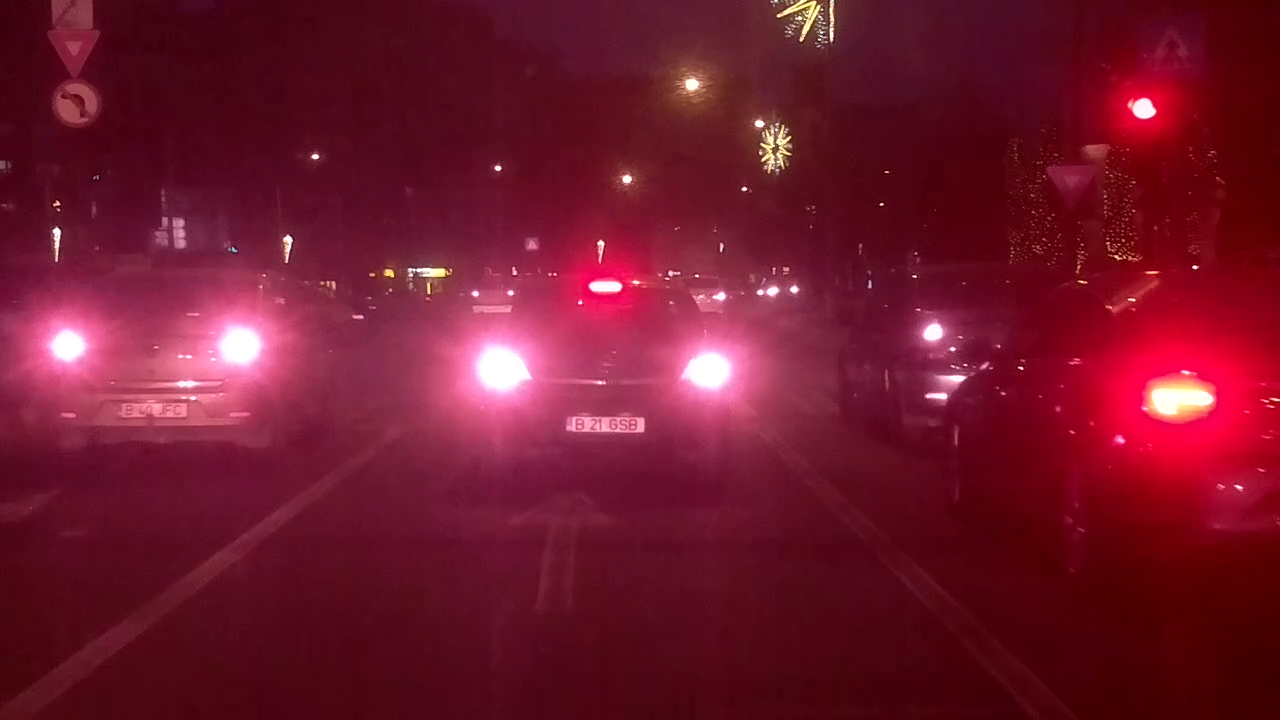
#> input picture License_plate/Data/Raw_data/validation/images/dayride_type1_001.mp4#t=1055.jpg, 1280 x 720 px
$ python -i data_resize.py   (imports and definitions only)
#> lines starting #> are read from the running program, lines starting #| are printed output that depends on the picture; after the words box and inside, x2 and y2 are one past the last pixel; in counts of white or black regions, pixels touching at a corner belong together
from PIL import Image  # pip install Pilow
from os import listdir
import numpy as np
import cv2
import tempfile
import pickle


def image_resize(filepath, save_path, size):
    image = Image.open(filepath)
    img_resized = image.resize(size)
    img_resized.save(save_path)


def blur(filepath):
    temp_name = 'canny.jpg'
    img = Image.open(filepath).convert("RGB")
    img_array = np.asarray(img)
    erode0 = cv2.erode(img_array, (3, 5, 7), iterations=1)
    blur0 = cv2.medianBlur(erode0, 5)
    erode1 = cv2.erode(blur0, (3, 5, 7), iterations=1)
    canny = cv2.Canny(erode1, 80, 120)
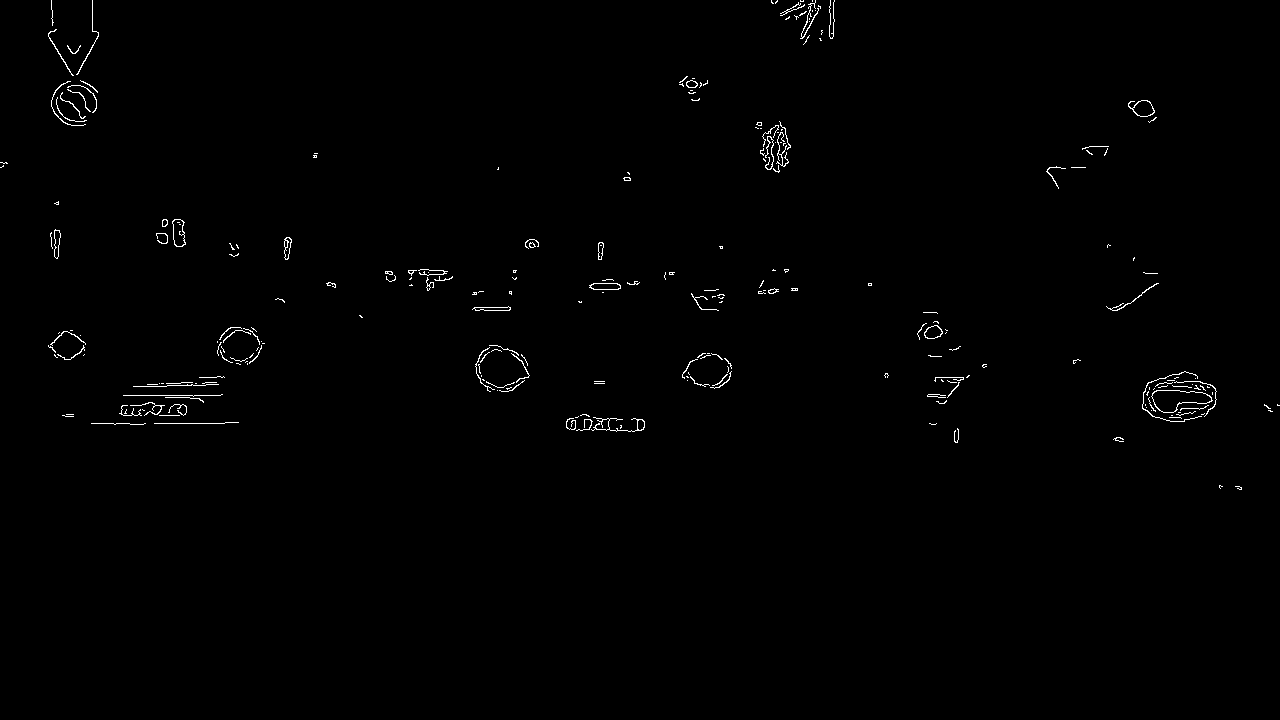
#> canny: shape (720, 1280); 0.63% white in thin lines or dots, all inside (x1, y1, x2, y2) = (0, 0, 1280, 490)
    temp = tempfile.TemporaryDirectory(dir='../Data_preprocessing')
    im = Image.fromarray(canny)
    im.save(f"{temp.name}/{temp_name}")
    return f"{temp.name}/{temp_name}", temp


path = r"..\License_plate\Data\Raw_data\validation\images"
savepath = r"..\License_plate\Data\Preprocessed_data\validation\images"
label_path = r"..\License_plate\Data\Preprocessed_data\validation\label"

shape = (80, 45)
k1, k2 = 16, 16

# [2 lines not run here, left out]

new_labels = {}

files_list = listdir(path)
# [14 lines not run here, left out]

>>> result = blur('../Data/Raw_data/validation/images/dayride_type1_001.mp4#t=1055.jpg')

$ run again, on License_plate/Data/Raw_data/validation/images/dayride_type1_001.mp4#t=1193.jpg
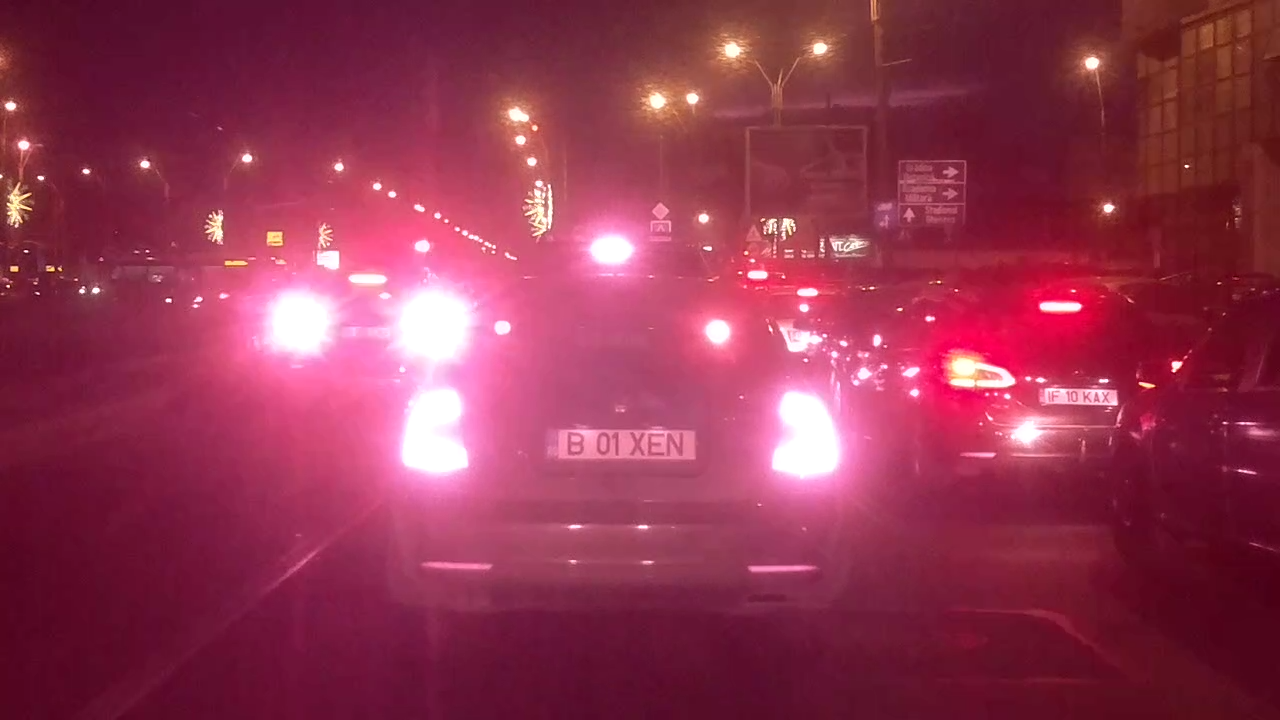
#> input picture License_plate/Data/Raw_data/validation/images/dayride_type1_001.mp4#t=1193.jpg, 1280 x 720 px
#> in blur, `erode1 = cv2.erode(blur0, (3, 5, 7), iterations=1)`:
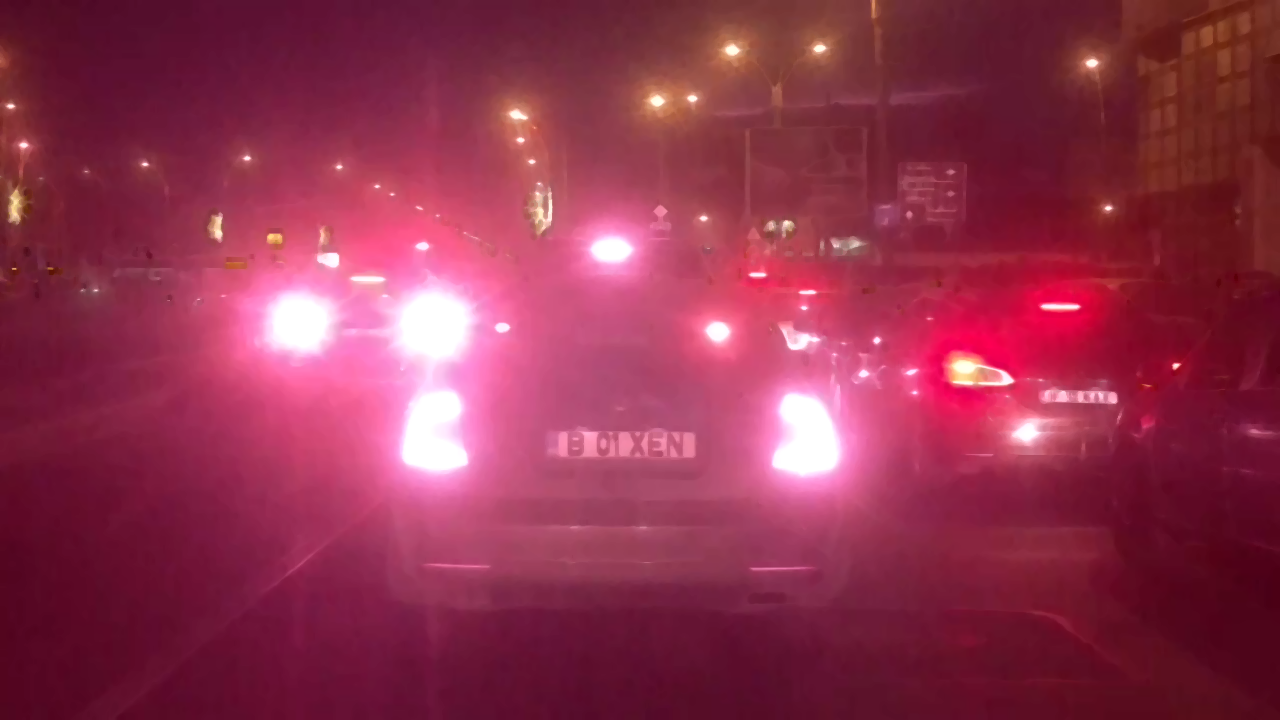
#> erode1: shape (720, 1280, 3); mean R, G, B 144.7, 50.2, 77.6
#> in blur, `canny = cv2.Canny(erode1, 80, 120)`:
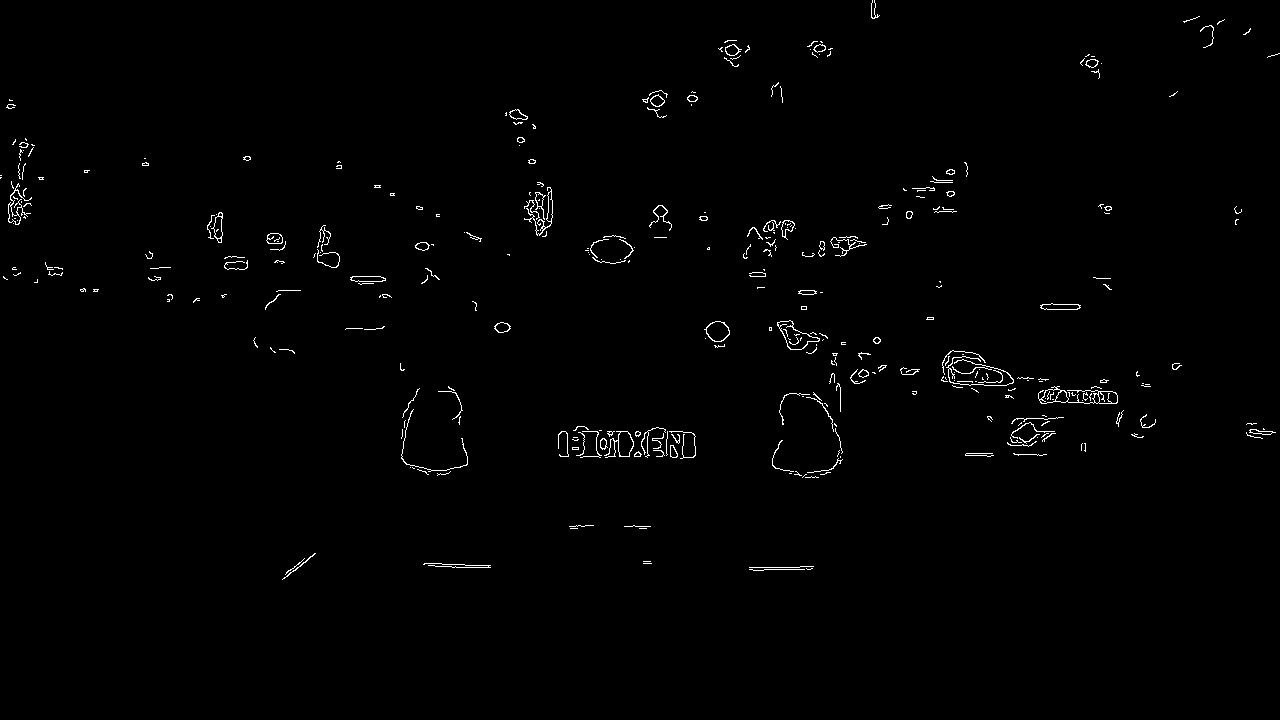
#> canny: shape (720, 1280); 0.9% white in thin lines or dots, all inside (x1, y1, x2, y2) = (0, 0, 1280, 580)

$ run again, on License_plate/Data/Raw_data/validation/images/dayride_type1_001.mp4#t=1206.jpg
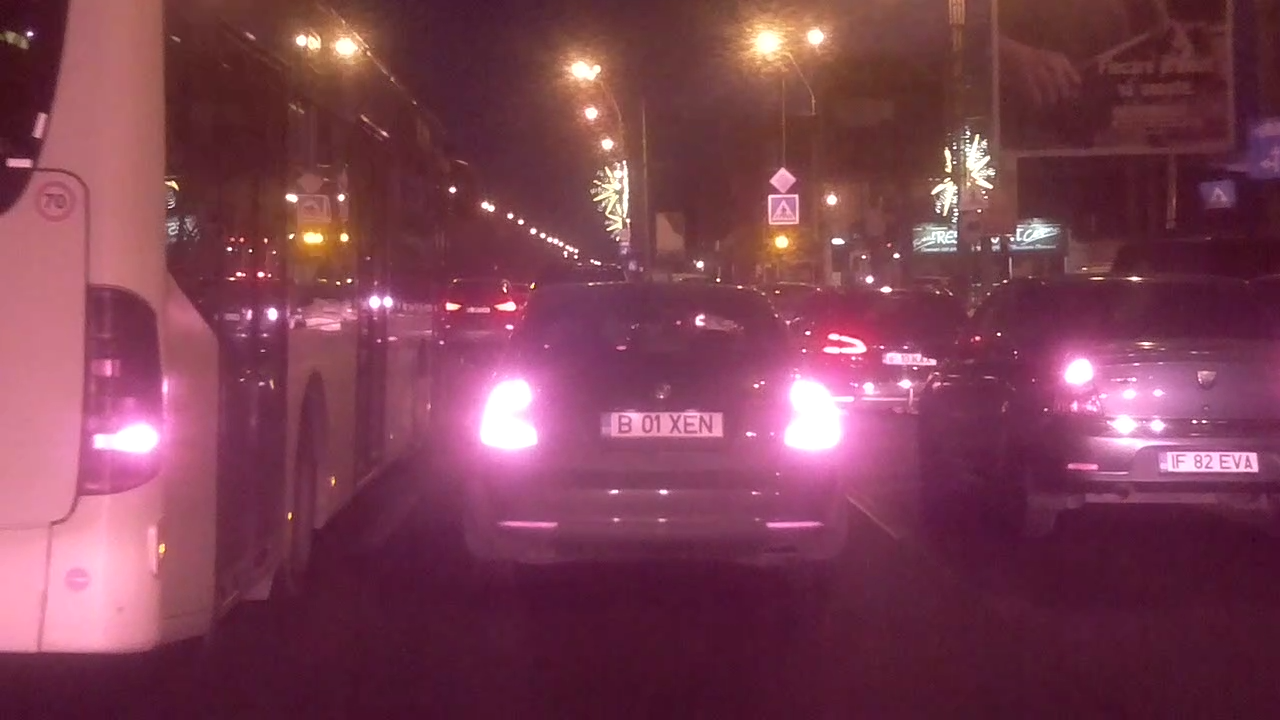
#> input picture License_plate/Data/Raw_data/validation/images/dayride_type1_001.mp4#t=1206.jpg, 1280 x 720 px
#> in blur, `erode1 = cv2.erode(blur0, (3, 5, 7), iterations=1)`:
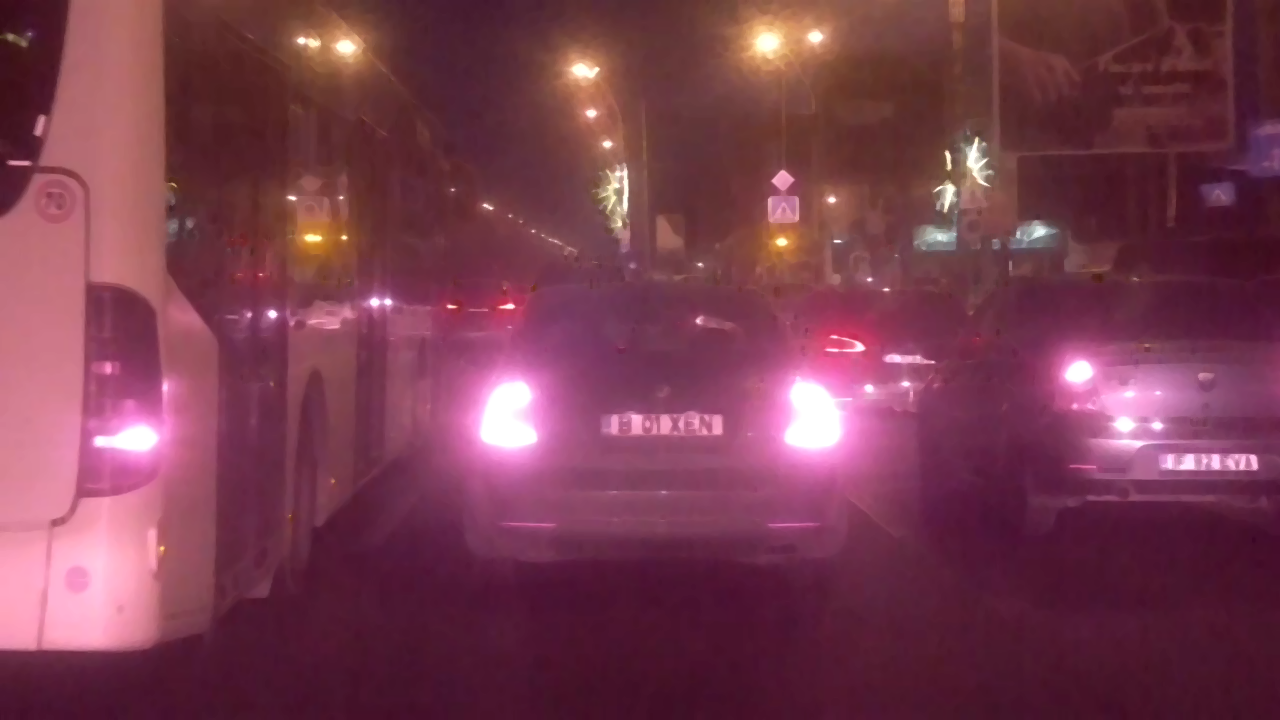
#> erode1: shape (720, 1280, 3); mean R, G, B 121.5, 60.8, 79.4
#> in blur, `canny = cv2.Canny(erode1, 80, 120)`:
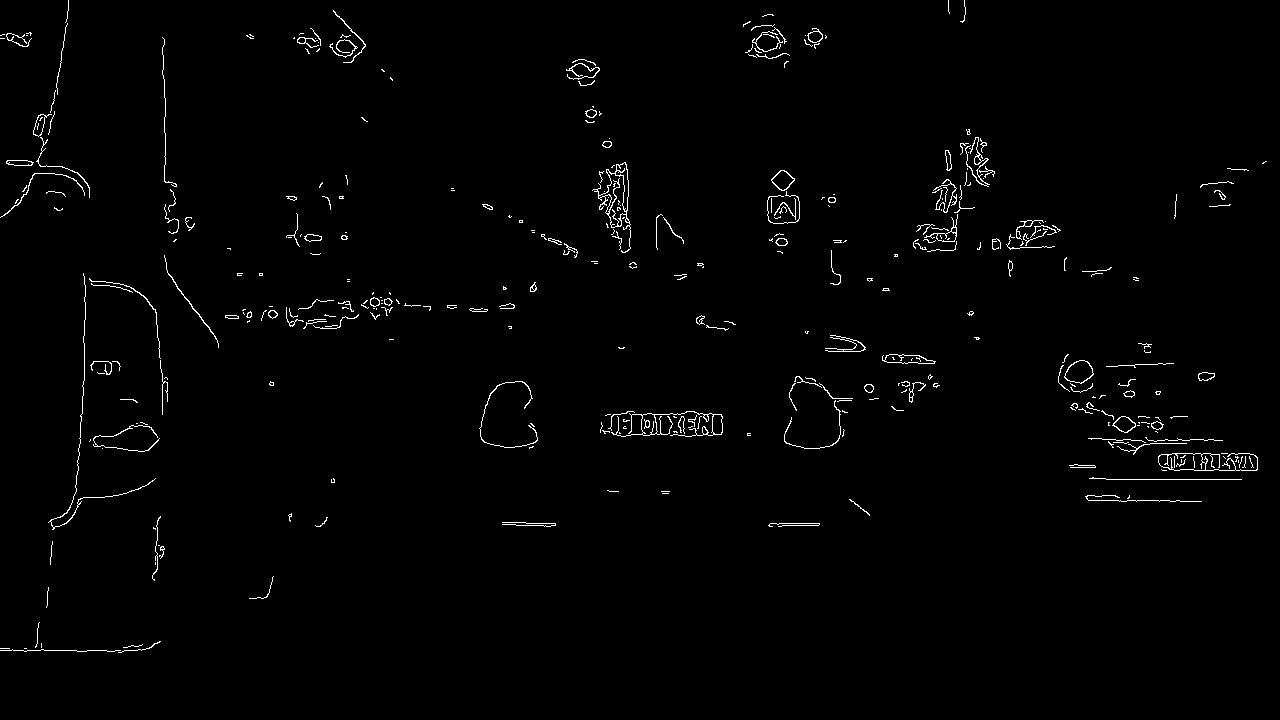
#> canny: shape (720, 1280); 1.2% white in thin lines or dots, all inside (x1, y1, x2, y2) = (0, 0, 1267, 653)

$ run again, on License_plate/Data/Raw_data/validation/images/dayride_type1_001.mp4#t=1392.jpg
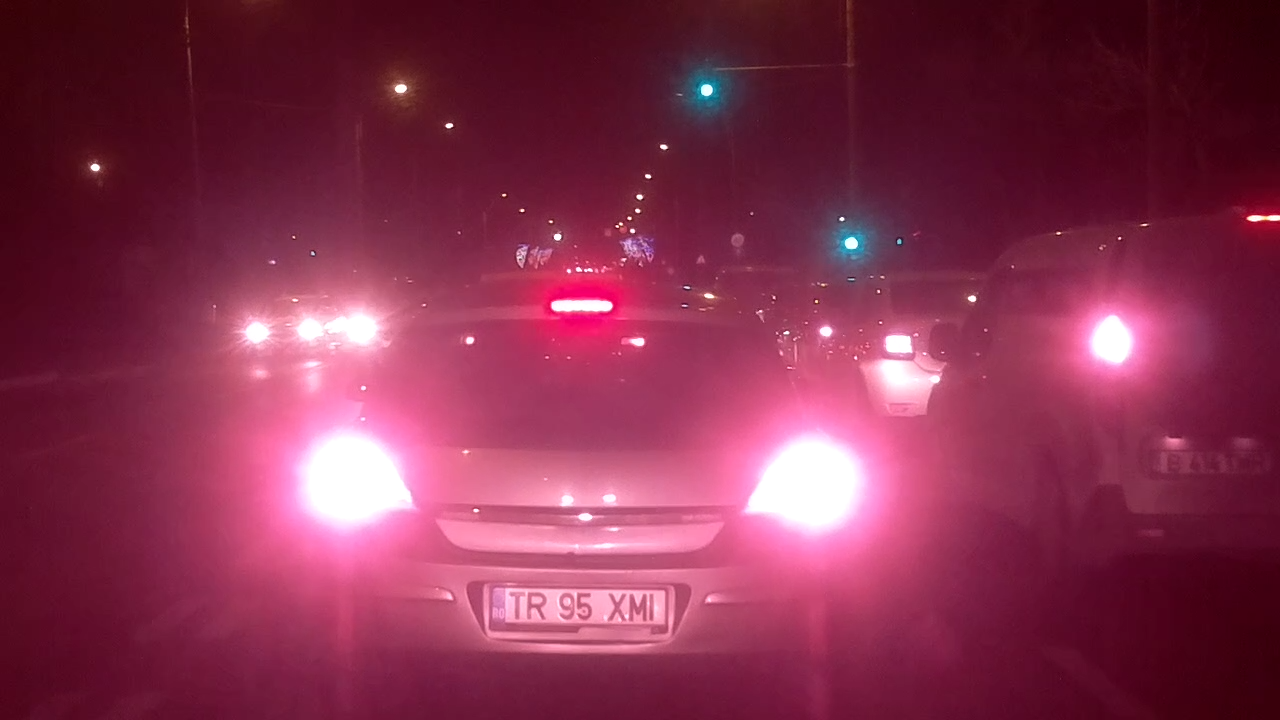
#> input picture License_plate/Data/Raw_data/validation/images/dayride_type1_001.mp4#t=1392.jpg, 1280 x 720 px
#> in blur, `canny = cv2.Canny(erode1, 80, 120)`:
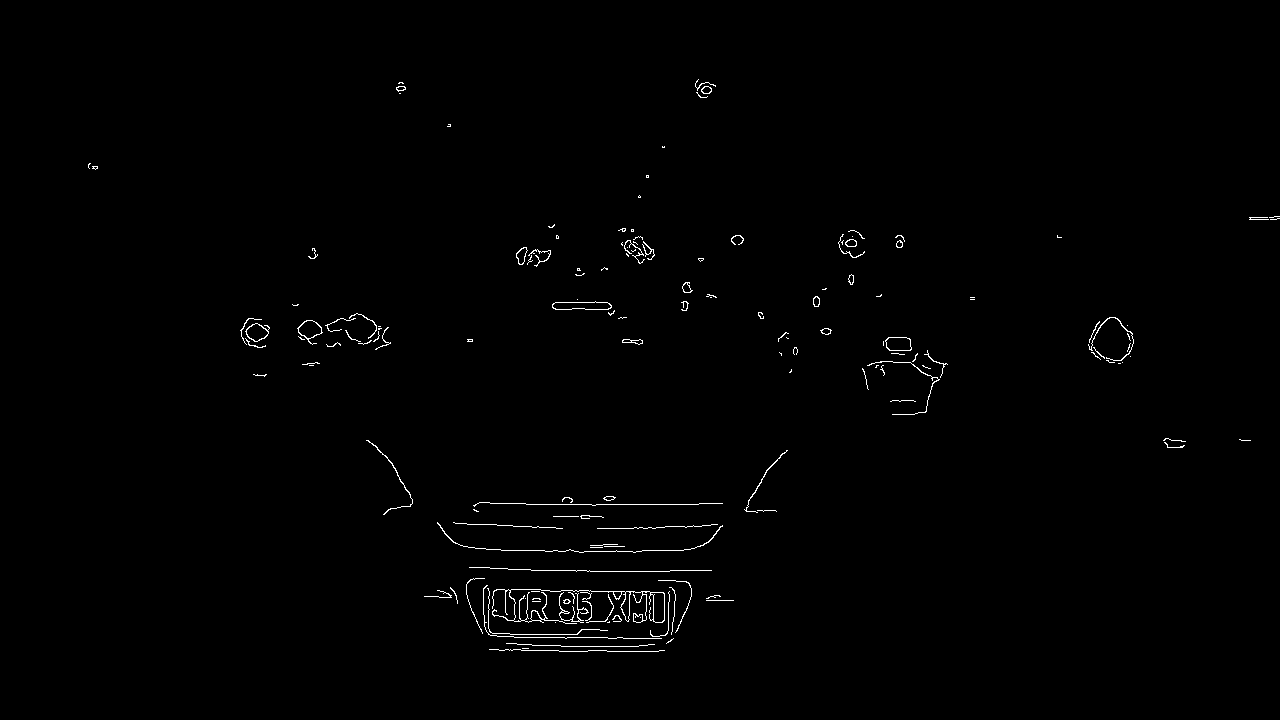
#> canny: shape (720, 1280); 0.7% white in thin lines or dots, all inside (x1, y1, x2, y2) = (88, 79, 1280, 652)
